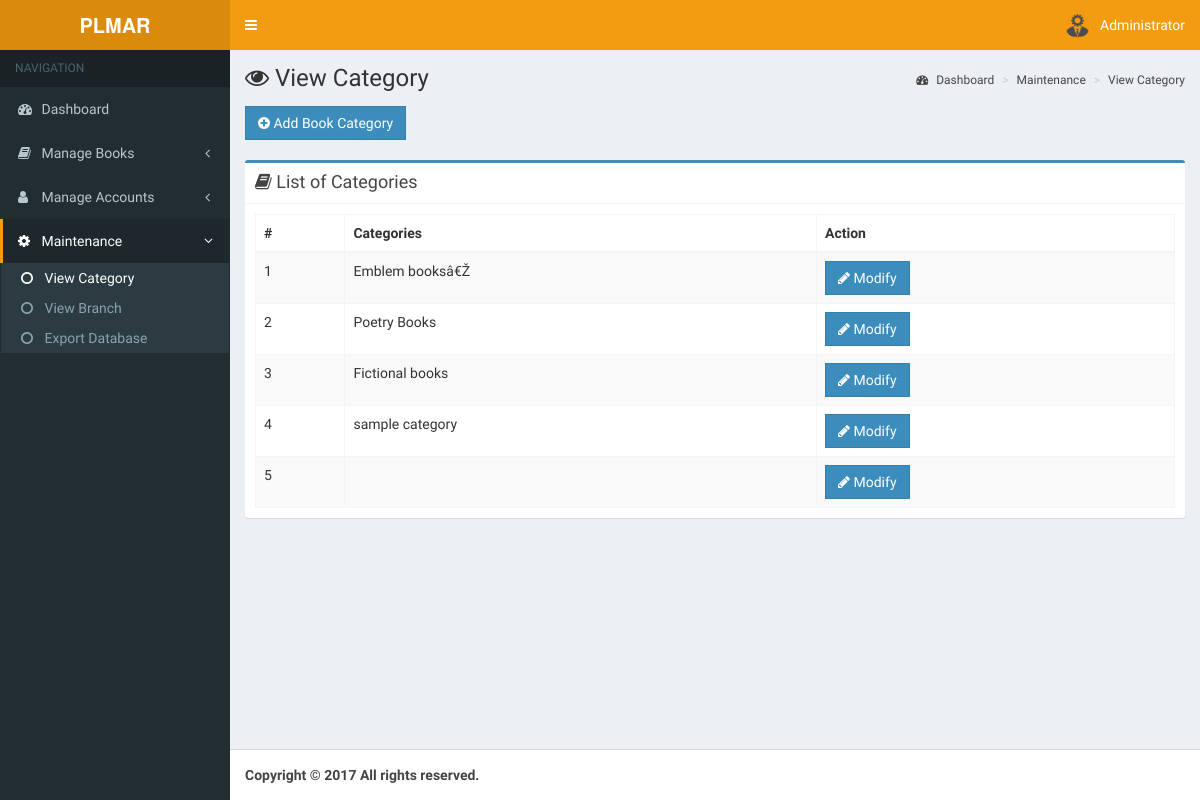
The app's page /pages/admin/view-category.php (signed in) with its own data.
### tables this page shows
CREATE TABLE `pl_account_tbl` (
  `id` int(11) NOT NULL,
  `image` varchar(255) NOT NULL,
  `student_id` varchar(255) NOT NULL,
  `name` varchar(255) NOT NULL,
  `email` varchar(255) NOT NULL,
  `gender` varchar(255) NOT NULL,
  `branch` varchar(255) NOT NULL,
  `year` varchar(255) NOT NULL,
  `section` varchar(255) NOT NULL,
  `username` varchar(255) NOT NULL,
  `password` varchar(255) NOT NULL,
  `role` varchar(255) NOT NULL,
  `date` timestamp NOT NULL DEFAULT CURRENT_TIMESTAMP ON UPDATE CURRENT_TIMESTAMP
);

CREATE TABLE `pl_books_category_tbl` (
  `id` int(11) NOT NULL,
  `category` varchar(255) NOT NULL
);

### pages/admin/view-category.php (the view, shortened to what this page needs)
<?php
include '../../functions/functions.php';
$query = $db->query("SELECT * FROM pl_account_tbl WHERE id = ".$_SESSION['admin']);
$row = $query->fetch_object();
$name = $row->name;
$image = $row->image;
?>
<!DOCTYPE html>
<html>
<head>
  <link rel="stylesheet" href="../../bootstrap/css/bootstrap.min.css">
  <link rel="stylesheet" href="https://cdnjs.cloudflare.com/ajax/libs/font-awesome/4.5.0/css/font-awesome.min.css">
  <link rel="stylesheet" href="https://cdnjs.cloudflare.com/ajax/libs/ionicons/2.0.1/css/ionicons.min.css">
  <link rel="stylesheet" href="../../dist/css/AdminLTE.min.css">
  <link rel="stylesheet" href="../../plugins/select2/select2.min.css">
  <link rel="stylesheet" href="../../dist/css/skins/skin-yellow.min.css">
  <link rel="stylesheet" type="text/css" href="../../dist/sweetalert/dist/sweetalert.css">
  <link rel="stylesheet" type="text/css" href="../../dist/sweetalert/themes/twitter/twitter.css">
  <link href="../../plugins/datatables.net-bs/css/dataTables.bootstrap.min.css" rel="stylesheet">
  <link href="../../plugins/datatables.net-buttons-bs/css/buttons.bootstrap.min.css" rel="stylesheet">
  <link href="../../plugins/datatables.net-fixedheader-bs/css/fixedHeader.bootstrap.min.css" rel="stylesheet">
  <link href="../../plugins/datatables.net-responsive-bs/css/responsive.bootstrap.min.css" rel="stylesheet">
  <link href="../../plugins/datatables.net-scroller-bs/css/scroller.bootstrap.min.css" rel="stylesheet">
</head>
<body class="hold-transition skin-yellow sidebar-mini">
<div class="wrapper">
  <header class="main-header">
    <a class="logo">
      <span class="logo-lg"><b>PLMAR</b></span>
    </a>
    <nav class="navbar navbar-static-top" role="navigation">
      <a href="#" class="sidebar-toggle" data-toggle="offcanvas" role="button">
      </a>
      <div class="navbar-custom-menu">
        <ul class="nav navbar-nav">
          <li class="dropdown user user-menu">
            <a href="#" class="dropdown-toggle" data-toggle="dropdown">
              <img src="../../<?php echo $image?>" class="user-image" alt="User Image">
              <span class="hidden-xs"><?php echo$name?></span>
            </a>
          </li>
        </ul>
      </div>
    </nav>
  </header>
  <aside class="main-sidebar">
    <section class="sidebar">
      <ul class="sidebar-menu">
        <li class="header">NAVIGATION</li>
        <li ><a href="dashboard.php"><i class="fa fa-dashboard"></i> <span>Dashboard</span></a></li>
        <li class="treeview">
          <a href="#">
            <i class="fa fa-book"></i> <span> Manage Books</span>
            <span class="pull-right-container">
              <i class="fa fa-angle-left pull-right"></i>
            </span>
          </a>
        </li>
        <li class="treeview">
          <a href="#">
            <i class="fa fa-user"></i> <span> Manage Accounts</span>
            <span class="pull-right-container">
              <i class="fa fa-angle-left pull-right"></i>
            </span>
          </a>
        </li>
        <li class="treeview active">
          <a href="#">
            <i class="fa fa-gear"></i> <span> Maintenance</span>
            <span class="pull-right-container">
              <i class="fa fa-angle-left pull-right"></i>
            </span>
          </a>
          <ul class="treeview-menu">
            <li class="active"><a href="view-category.php"><i class="fa fa-circle-o"></i> View Category</a></li>
            <li><a href="view-branch.php"><i class="fa fa-circle-o"></i> View Branch</a></li>
            <li><a href="export-database.php"><i class="fa fa-circle-o"></i> Export Database</a></li>
          </ul>
        </li>
      </ul>
    </section>
  </aside>
  <div class="content-wrapper">
    <section class="content-header">
      <h1><i class="fa fa-eye"></i> View Category</h1>
      <ol class="breadcrumb">
        <li><a href="#"><i class="fa fa-dashboard"></i> Dashboard</a></li>
        <li><a href="#">Maintenance</a></li>
        <li class="active"><a href="#">View Category</a></li>
      </ol>
    </section>
    <section class="content">
    <div class="row">
      <div class="col-md-12 col-xs-12">
        <a href="add-book-category.php" class="btn btn-primary flat"><i class="fa fa-plus-circle"></i> Add Book Category</a>
      </div>
    </div>
    <br>
    <div class="row">
        <div class="col-md-12 col-xs-12">
          <div class="box box-primary">
            <div class="box-header with-border">
              <h3 class="box-title"><i class="fa fa-book"></i> List of Categories</h3>
            </div>
              <div class="box-body">
                <table id="datatable-responsive" class="table table-striped table-bordered dt-responsive nowrap" cellspacing="0" width="100%">
                      <thead>
                        <tr>
                          <th>#</th>
                          <th>Categories</th>
                          <th>Action</th>
                        </tr>
                      </thead>
                      <tbody>
                         <?php
                            global $db;
                            $sql = "SELECT * FROM pl_books_category_tbl";
                            $i = 1;
                            $query = $db->query($sql);
                            $check = $query->num_rows;
                            if($check < 1) {
                              echo '<td colspan=3><div class="alert alert-danger flat">No record found.</div></td>';
                            } else {
                            while ($row = $query->fetch_object()) {
                              echo
                              '
                              <tr>
                              <td>'.$i++.'</td>
                              <td>'.$row->category.'</td>
                              <td>
                              <a href="modify-category.php?id='.$row->id.'"
                              class="btn btn-primary flat"><i class="fa fa-pencil"></i> Modify </a></td>
                              </tr>
                              ';
                            }
                          }
                         ?>
                      </tbody>
                    </table>
              </div>
          </div>
          </div>
    </div>
    </section>
  </div>
  <footer class="main-footer">
    <strong>Copyright &copy; <?php echo date('Y')?> All rights reserved.
  </footer>
</div>
</body>
</html>

### records on screen
pl_account_tbl: image (picture), name "Administrator"
pl_books_category_tbl: category "Emblem booksâ€Ž"
pl_books_category_tbl: category "Poetry Books"
pl_books_category_tbl: category "Fictional books"
pl_books_category_tbl: category "sample category"
